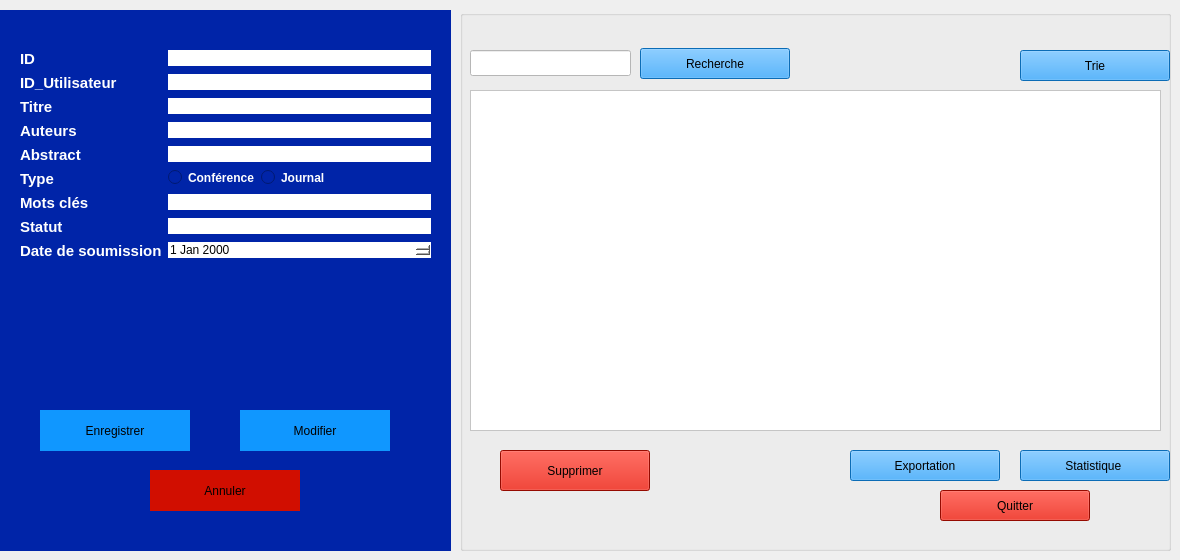
     <widget class="QWidget" name="tab">
      <attribute name="title">
       <string>Gestion Publication</string>
      </attribute>
      <widget class="QGroupBox" name="groupBox_2">
       <property name="geometry">
        <rect>
         <x>0</x>
         <y>10</y>
         <width>451</width>
         <height>541</height>
        </rect>
       </property>
       <property name="styleSheet">
        <string notr="true">background-color: rgb(0, 36, 168);
border: #A8D3F0;</string>
       </property>
       <property name="title">
        <string/>
       </property>
       <widget class="QWidget" name="formLayoutWidget">
        <property name="geometry">
         <rect>
          <x>20</x>
          <y>40</y>
          <width>411</width>
          <height>331</height>
         </rect>
        </property>
        <layout class="QFormLayout" name="formLayout">
         <item row="0" column="0">
          <widget class="QLabel" name="label">
           <property name="text">
            <string>&lt;html&gt;&lt;head/&gt;&lt;body&gt;&lt;p&gt;&lt;span style=&quot; font-size:11pt; font-weight:700; color:#ffffff;&quot;&gt;ID&lt;/span&gt;&lt;/p&gt;&lt;/body&gt;&lt;/html&gt;</string>
           </property>
          </widget>
         </item>
         <item row="0" column="1">
          <widget class="QLineEdit" name="idPub">
           <property name="contextMenuPolicy">
            <enum>Qt::ContextMenuPolicy::ActionsContextMenu</enum>
           </property>
           <property name="styleSheet">
            <string notr="true">background-color: rgb(255, 255, 255);
</string>
           </property>
          </widget>
         </item>
         <item row="1" column="0">
          <widget class="QLabel" name="label_9">
           <property name="text">
            <string>&lt;html&gt;&lt;head/&gt;&lt;body&gt;&lt;p&gt;&lt;span style=&quot; font-size:11pt; font-weight:700; color:#ffffff;&quot;&gt;ID_Utilisateur&lt;/span&gt;&lt;/p&gt;&lt;/body&gt;&lt;/html&gt;</string>
           </property>
          </widget>
         </item>
         <item row="1" column="1">
          <widget class="QLineEdit" name="Id_utilisateur">
           <property name="styleSheet">
            <string notr="true">background-color: rgb(255, 255, 255);</string>
           </property>
          </widget>
         </item>
         <item row="2" column="0">
          <widget class="QLabel" name="label_2">
           <property name="text">
            <string>&lt;html&gt;&lt;head/&gt;&lt;body&gt;&lt;p&gt;&lt;span style=&quot; font-size:11pt; font-weight:700; color:#ffffff;&quot;&gt;Titre&lt;/span&gt;&lt;/p&gt;&lt;/body&gt;&lt;/html&gt;</string>
           </property>
          </widget>
         </item>
         <item row="2" column="1">
          <widget class="QLineEdit" name="titrePub">
           <property name="styleSheet">
            <string notr="true">background-color: rgb(255, 255, 255);</string>
           </property>
          </widget>
         </item>
         <item row="3" column="0">
          <widget class="QLabel" name="label_3">
           <property name="text">
            <string>&lt;html&gt;&lt;head/&gt;&lt;body&gt;&lt;p&gt;&lt;span style=&quot; font-size:11pt; font-weight:700; color:#ffffff;&quot;&gt;Auteurs&lt;/span&gt;&lt;/p&gt;&lt;/body&gt;&lt;/html&gt;</string>
           </property>
          </widget>
         </item>
         <item row="3" column="1">
          <widget class="QLineEdit" name="auteurPub">
           <property name="styleSheet">
            <string notr="true">background-color: rgb(255, 255, 255);</string>
           </property>
          </widget>
         </item>
         <item row="4" column="0">
          <widget class="QLabel" name="label_4">
           <property name="text">
            <string>&lt;html&gt;&lt;head/&gt;&lt;body&gt;&lt;p&gt;&lt;span style=&quot; font-size:11pt; font-weight:700; color:#ffffff;&quot;&gt;Abstract&lt;/span&gt;&lt;/p&gt;&lt;/body&gt;&lt;/html&gt;</string>
           </property>
          </widget>
         </item>
         <item row="4" column="1">
          <widget class="QLineEdit" name="abstractPub">
           <property name="styleSheet">
            <string notr="true">background-color: rgb(255, 255, 255);
</string>
           </property>
          </widget>
         </item>
         <item row="5" column="0">
          <widget class="QLabel" name="label_5">
           <property name="text">
            <string>&lt;html&gt;&lt;head/&gt;&lt;body&gt;&lt;p&gt;&lt;span style=&quot; font-size:11pt; font-weight:700; color:#ffffff;&quot;&gt;Type&lt;/span&gt;&lt;/p&gt;&lt;/body&gt;&lt;/html&gt;</string>
           </property>
          </widget>
         </item>
         <item row="5" column="1">
          <layout class="QFormLayout" name="formLayout_2">
           <item row="0" column="0">
            <widget class="QRadioButton" name="radioButton_Admin_3">
             <property name="styleSheet">
              <string notr="true">color: white; font-weight: bold;</string>
             </property>
             <property name="text">
              <string>Conférence</string>
             </property>
            </widget>
           </item>
           <item row="0" column="1">
            <widget class="QRadioButton" name="radioButton_Admin_4">
             <property name="styleSheet">
              <string notr="true">color: white; font-weight: bold;</string>
             </property>
             <property name="text">
              <string>Journal</string>
             </property>
            </widget>
           </item>
          </layout>
         </item>
         <item row="6" column="0">
          <widget class="QLabel" name="label_6">
           <property name="text">
            <string>&lt;html&gt;&lt;head/&gt;&lt;body&gt;&lt;p&gt;&lt;span style=&quot; font-size:11pt; font-weight:700; color:#ffffff;&quot;&gt;Mots clés&lt;/span&gt;&lt;/p&gt;&lt;/body&gt;&lt;/html&gt;</string>
           </property>
          </widget>
         </item>
         <item row="6" column="1">
          <widget class="QLineEdit" name="mot_clePub">
           <property name="styleSheet">
            <string notr="true">background-color: rgb(255, 255, 255);</string>
           </property>
          </widget>
         </item>
         <item row="7" column="0">
          <widget class="QLabel" name="label_7">
           <property name="text">
            <string>&lt;html&gt;&lt;head/&gt;&lt;body&gt;&lt;p&gt;&lt;span style=&quot; font-size:11pt; font-weight:700; color:#ffffff;&quot;&gt;Statut&lt;/span&gt;&lt;/p&gt;&lt;/body&gt;&lt;/html&gt;</string>
           </property>
          </widget>
         </item>
         <item row="7" column="1">
          <widget class="QLineEdit" name="statutPub">
           <property name="styleSheet">
            <string notr="true">background-color: rgb(255, 255, 255);</string>
           </property>
          </widget>
         </item>
         <item row="8" column="1">
          <widget class="QDateEdit" name="datePub">
           <property name="styleSheet">
            <string notr="true">background-color: rgb(255, 255, 255);</string>
           </property>
          </widget>
         </item>
         <item row="8" column="0">
          <widget class="QLabel" name="label_8">
           <property name="text">
            <string>&lt;html&gt;&lt;head/&gt;&lt;body&gt;&lt;p&gt;&lt;span style=&quot; font-size:11pt; font-weight:700; color:#ffffff;&quot;&gt;Date de soumission&lt;/span&gt;&lt;/p&gt;&lt;/body&gt;&lt;/html&gt;</string>
           </property>
          </widget>
         </item>
        </layout>
       </widget>
       <widget class="QPushButton" name="enregistrer">
        <property name="geometry">
         <rect>
          <x>40</x>
          <y>400</y>
          <width>150</width>
          <height>41</height>
         </rect>
        </property>
        <property name="minimumSize">
         <size>
          <width>0</width>
          <height>0</height>
         </size>
        </property>
        <property name="styleSheet">
         <string notr="true">background-color: rgb(16, 151, 255);
</string>
        </property>
        <property name="text">
         <string>Enregistrer</string>
        </property>
       </widget>
       <widget class="QPushButton" name="modif">
        <property name="geometry">
         <rect>
          <x>240</x>
          <y>400</y>
          <width>150</width>
          <height>41</height>
         </rect>
        </property>
        <property name="styleSheet">
         <string notr="true">background-color: rgb(16, 151, 255);
</string>
        </property>
        <property name="text">
         <string>Modifier</string>
        </property>
       </widget>
       <widget class="QPushButton" name="annuler">
        <property name="geometry">
         <rect>
          <x>150</x>
          <y>460</y>
          <width>150</width>
          <height>41</height>
         </rect>
        </property>
        <property name="styleSheet">
         <string notr="true">background-color: rgb(209, 14, 0);
</string>
        </property>
        <property name="text">
         <string>Annuler</string>
        </property>
       </widget>
      </widget>
      <widget class="QGroupBox" name="groupBox_3">
       <property name="geometry">
        <rect>
         <x>460</x>
         <y>10</y>
         <width>711</width>
         <height>541</height>
        </rect>
       </property>
       <property name="styleSheet">
        <string notr="true">background-color: rgb(0, 36, 168);
border: #A8D3F0;
/* Style pour tous les GroupBox */
QGroupBox {
    border: 2px solid #2c3e50; /* Couleur de la bordure */
    border-radius: 15px;      /* Même arrondi que les boutons */
    margin-top: 20px;         /* Espace pour le titre en haut */
    font-weight: bold;
    color: #2c3e50;
}

/* Style spécifique pour le titre du GroupBox */
QGroupBox::title {
    subcontrol-origin: margin;
    subcontrol-position: top center; /* Place le titre en haut au centre */
    padding: 0 10px;
}</string>
       </property>
       <property name="title">
        <string/>
       </property>
       <widget class="QLineEdit" name="rechPub">
        <property name="geometry">
         <rect>
          <x>10</x>
          <y>40</y>
          <width>161</width>
          <height>26</height>
         </rect>
        </property>
        <property name="styleSheet">
         <string notr="true">background-color: rgb(255, 255, 255);</string>
        </property>
       </widget>
       <widget class="QPushButton" name="recherchePub">
        <property name="geometry">
         <rect>
          <x>180</x>
          <y>38</y>
          <width>150</width>
          <height>31</height>
         </rect>
        </property>
        <property name="styleSheet">
         <string notr="true">background-color: rgb(16, 151, 255);
</string>
        </property>
        <property name="text">
         <string>Recherche</string>
        </property>
       </widget>
       <widget class="QPushButton" name="statPub">
        <property name="geometry">
         <rect>
          <x>560</x>
          <y>440</y>
          <width>150</width>
          <height>31</height>
         </rect>
        </property>
        <property name="styleSheet">
         <string notr="true">background-color: rgb(16, 151, 255);
</string>
        </property>
        <property name="text">
         <string>Statistique </string>
        </property>
       </widget>
       <widget class="QPushButton" name="SuppPub">
        <property name="geometry">
         <rect>
          <x>40</x>
          <y>440</y>
          <width>150</width>
          <height>41</height>
         </rect>
        </property>
        <property name="styleSheet">
         <string notr="true">background-color: rgb(209, 14, 0);</string>
        </property>
        <property name="text">
         <string>Supprimer</string>
        </property>
       </widget>
       <widget class="QPushButton" name="quitterPub">
        <property name="geometry">
         <rect>
          <x>480</x>
          <y>480</y>
          <width>150</width>
          <height>31</height>
         </rect>
        </property>
        <property name="styleSheet">
         <string notr="true">background-color: rgb(209, 14, 0);
</string>
        </property>
        <property name="text">
         <string>Quitter</string>
        </property>
       </widget>
       <widget class="QTableView" name="tableViewPub">
        <property name="geometry">
         <rect>
          <x>10</x>
          <y>80</y>
          <width>691</width>
          <height>341</height>
         </rect>
        </property>
        <property name="styleSheet">
         <string notr="true">background-color: rgb(255, 255, 255);
</string>
        </property>
       </widget>
       <widget class="QPushButton" name="expoPub">
        <property name="geometry">
         <rect>
          <x>390</x>
          <y>440</y>
          <width>150</width>
          <height>31</height>
         </rect>
        </property>
        <property name="styleSheet">
         <string notr="true">background-color: rgb(16, 151, 255);
</string>
        </property>
        <property name="text">
         <string>Exportation</string>
        </property>
       </widget>
       <widget class="QPushButton" name="triePub">
        <property name="geometry">
         <rect>
          <x>560</x>
          <y>40</y>
          <width>150</width>
          <height>31</height>
         </rect>
        </property>
        <property name="styleSheet">
         <string notr="true">background-color: rgb(16, 151, 255);
</string>
        </property>
        <property name="text">
         <string>Trie</string>
        </property>
       </widget>
      </widget>
     </widget>
